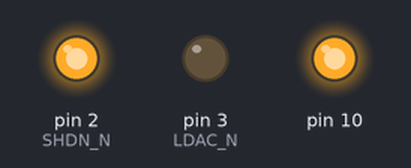
Bench run of a sketch on a simulated Arduino Uno, built with avr-gcc and run on an emulated ATmega328P. Parts: output pins drawn as LEDs (lit = HIGH). Pins used as bus, display or sensor lines are not drawn; what the sketch prints to the serial monitor is not drawn.

Above: at 0.1 s.
Timing chart, 0 to 1.6 s (numbered marks = the images above):
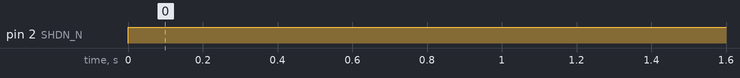

Measured:
- by itself, pin 2 (SHDN_N): LOW → HIGH at 0.00 s

The sketch:

MCP4801_Test_2.ino
```cpp
/*

  MCP4801 Initial Testing

*/


// inslude the SPI library:
#include <SPI.h>


// set pin 10 as the slave select for the digital pot:
const int DAC_CS_N = 7;
const int LDAC_N = 3;
const int SHDN_N = 2;

void setup() {
  // set the slaveSelectPin as an output:
  pinMode (DAC_CS_N, OUTPUT);
  pinMode (LDAC_N, OUTPUT);
  pinMode (SHDN_N, OUTPUT);

  // This need to go low if you are reading output
  digitalWrite(LDAC_N,LOW); // YOU MUST HAVE THIS.  If it FLOATS or is HIGH, it will not work bth 3.9.2015

  // initialize SPI:
  SPI.begin();
  Serial.begin(9600);

  //change clock speed

}

void loop() {

  digitalWrite(SHDN_N,HIGH);


  for (int level = 0; level < 64; level++) {
    MCP4801Write(level);
    delay(1000);
  }
  // wait a second at the top:
  delay(10000);
  // change the resistance on this channel from max to min:

}

void MCP4801Write(int value) {
  int wr_enable = 0;
  int gain = 1;
  int shdn = 1;
  int command = 0;
  int MSB = 0;
  int LSB = 0;

  Serial.print("Value: ");
  Serial.println(value);

  command = (wr_enable << 15) | (gain << 13) | (shdn << 12) | (value << 4);
  Serial.print("Command: ");
  Serial.println(command,BIN);

  MSB = ( (command & 0xFF00) >> 8);
  Serial.print("MSB: ");
  Serial.println(MSB,BIN);
  LSB = ( (command & 0x00FF) );
  Serial.print("LSB: ");
  Serial.println(LSB,BIN);
  Serial.println("");

  // take the SS pin low to select the chip:
  digitalWrite(DAC_CS_N,LOW);
  //  send in the address and value via SPI:

  SPI.transfer(MSB);
  SPI.transfer(LSB);

  // take the SS pin high to de-select the chip:
  digitalWrite(DAC_CS_N,HIGH);
}
```
